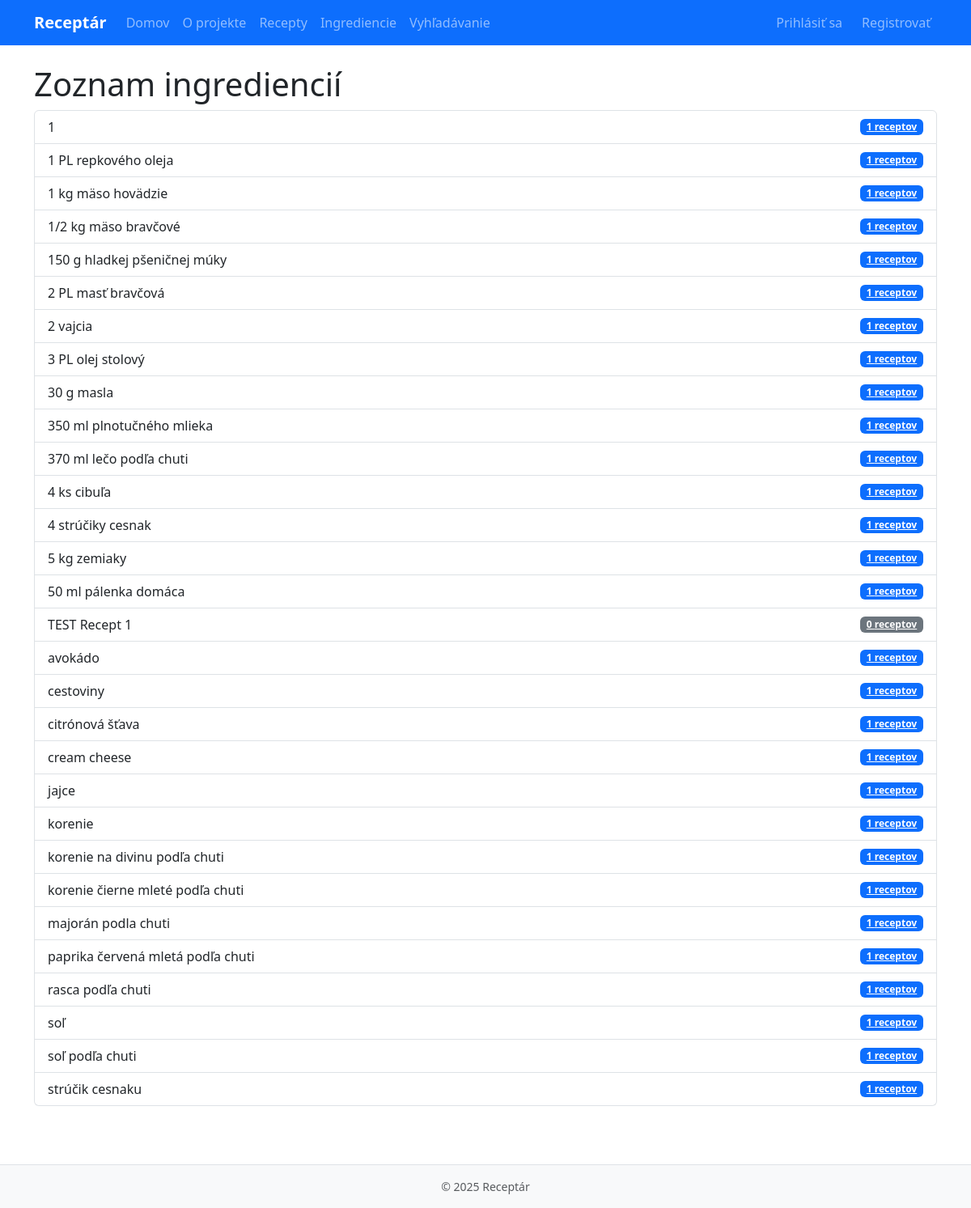
Before: /recipes/ingredients/ with the older database file.
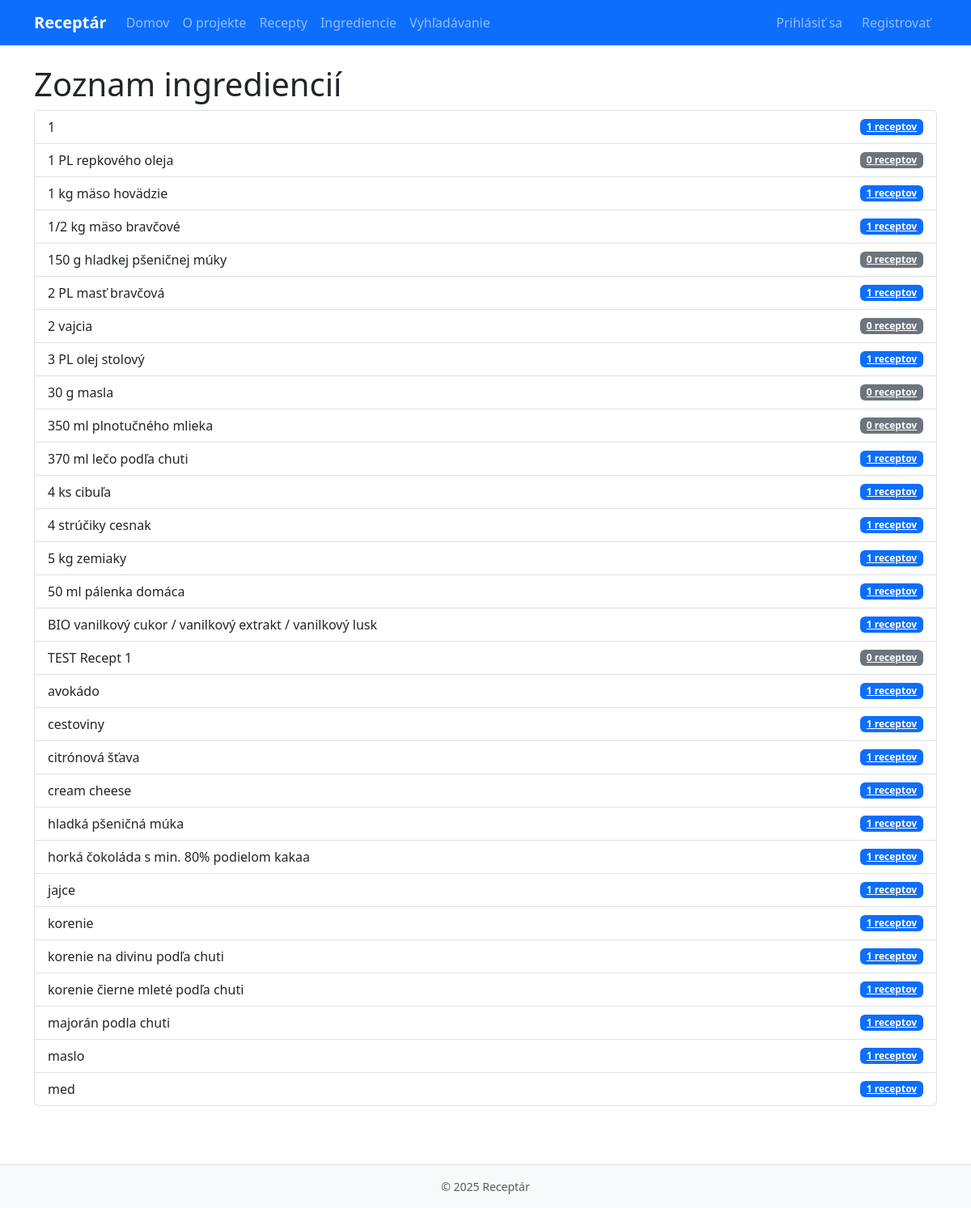
After: the same page with the newer database file.
### recipes/models.py (models this page shows, shortened)
class Ingredient(models.Model):
    name = models.CharField(max_length=120, unique=True)
    class Meta:
        ordering = ["name"]

### recipes/views.py (the view)
# urls.py: path("ingredients/", IngredientListView.as_view(), name="ingredients"),
class IngredientListView(ListView):
    model = Ingredient
    template_name = "recipes/ingredient_list.html"
    context_object_name = "ingredients"
    paginate_by = 30
    def get_queryset(self):
        return Ingredient.objects.annotate(
            recipe_count=Count("recipeingredient")
        ).order_by("name")

### templates/recipes/ingredient_list.html (shortened to what this page needs)
{% extends "base.html" %}
{% block content %}
<h1>Zoznam ingrediencií</h1>
<ul class="list-group">
  {% for ing in ingredients %}
    <li class="list-group-item d-flex justify-content-between align-items-center">
      <span>{{ ing.name }}</span>
      <a class="badge {% if ing.recipe_count %}bg-primary{% else %}bg-secondary{% endif %}"
         href="{% url 'recipes:ingredient_recipes' ing.id %}">
        {{ ing.recipe_count }} receptov
      </a>
    </li>
  {% empty %}
    <li class="list-group-item">Žiadne ingrediencie</li>
  {% endfor %}
</ul>
{% endblock %}

Changed rows visible on the page:
no longer on this page (row unchanged): Ingredient: name "paprika červená mletá podľa chuti", recipe_count "1"
no longer on this page (row unchanged): Ingredient: name "rasca podľa chuti", recipe_count "1"
no longer on this page (row unchanged): Ingredient: name "soľ", recipe_count "1"
no longer on this page (row unchanged): Ingredient: name "soľ podľa chuti", recipe_count "1"
no longer on this page (row unchanged): Ingredient: name "strúčik cesnaku", recipe_count "1"
computed for Ingredient "1 PL repkového oleja": recipe_count "1" → "0"
computed for Ingredient "150 g hladkej pšeničnej múky": recipe_count "1" → "0"
computed for Ingredient "2 vajcia": recipe_count "1" → "0"
computed for Ingredient "30 g masla": recipe_count "1" → "0"
computed for Ingredient "350 ml plnotučného mlieka": recipe_count "1" → "0"
added Ingredient: name "BIO vanilkový cukor / vanilkový extrakt / vanilkový lusk", recipe_count "1"
added Ingredient: name "hladká pšeničná múka", recipe_count "1"
added Ingredient: name "horká čokoláda s min. 80% podielom kakaa", recipe_count "1"
added Ingredient: name "maslo", recipe_count "1"
added Ingredient: name "med", recipe_count "1"
